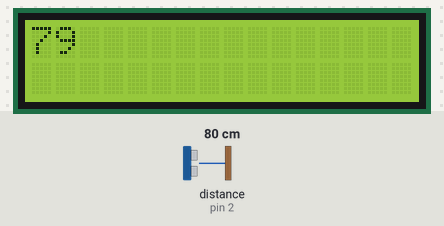
The sketch below on a simulated Arduino Uno, built with avr-gcc and run on an emulated ATmega328P. Shown: 16×2 character LCD. Wiring (inferred from the names in the program): ultrasonic range finder: trigger pin 3; echo pin 2. The inputs (shaded band) are chosen by the test bench; at power-on: distance to the obstacle (sensor on pin 2) 80 cm. The echo pulse lasts 58.3 µs per cm.

Above: at 1.2 s.
1.3 s: distance to the obstacle (sensor on pin 2) set to 226 cm
At 1.7 s:
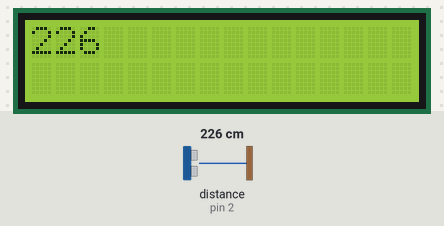
2.8 s: distance to the obstacle (sensor on pin 2) set to 234 cm
At 3.9 s:
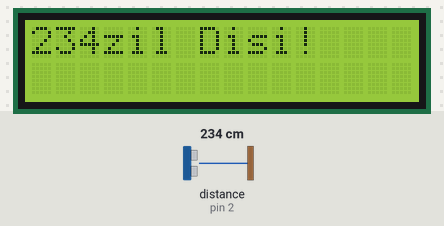
4.3 s: distance to the obstacle (sensor on pin 2) set to 250 cm
At 5.4 s:
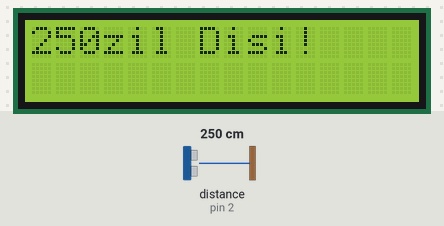
Timing chart, 0 to 7.3 s (numbered marks = the images above; inputs shaded):
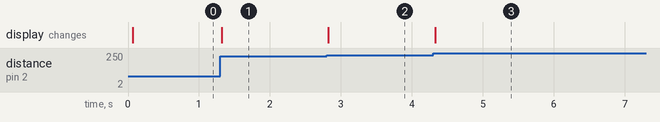

The sketch:

Mesafe_Hesabi.ino
```cpp
#include <LiquidCrystal.h>
LiquidCrystal lcd(8,9,4,5,6,7);

#define trigPin 3
#define echoPin 2
void setup ()
{
  Serial.begin(9600);
  lcd.begin(16,2);
  pinMode(trigPin,OUTPUT);
  pinMode(echoPin,INPUT);
}
void loop()
{
  long sure,mesafe;
  digitalWrite(trigPin,LOW);
  delayMicroseconds(2);
  digitalWrite(trigPin,HIGH);
  delayMicroseconds(10);
   digitalWrite(trigPin,LOW);
   sure=pulseIn(echoPin,HIGH);
 mesafe=(sure/2)/29.1;
if(mesafe>230 || mesafe <0)
{
  lcd.setCursor(0,0);
  lcd.print("Menzil Disi!");
}
  lcd.setCursor(0,0);
  lcd.print(mesafe);

  if(mesafe<100)
  {
    lcd.setCursor(2,0);
    lcd.print(" ");
  }

   if(mesafe<10)
  {
    lcd.setCursor(1,0);
    lcd.print(" ");
  }
}
```

Measured:
- the behaviour switches between 230 and 231 cm on distance to the obstacle (sensor on pin 2) (found by bisection; images 1 and 2)
- after the input at 1.3 s, the display: changes at once (image 1)
- after the input at 2.8 s, the display: changes at once (image 2)
- after the input at 4.3 s, the display: changes at once (image 3)
